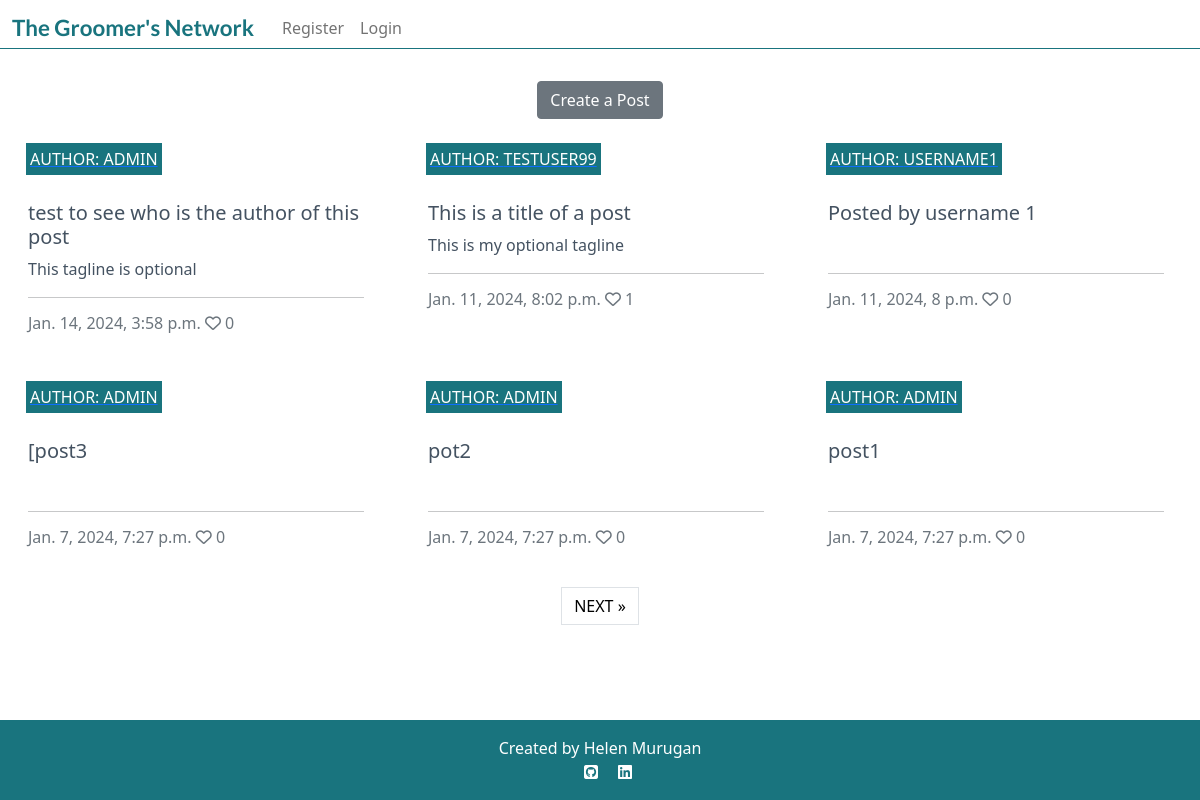
The app's page /posts/, older data.
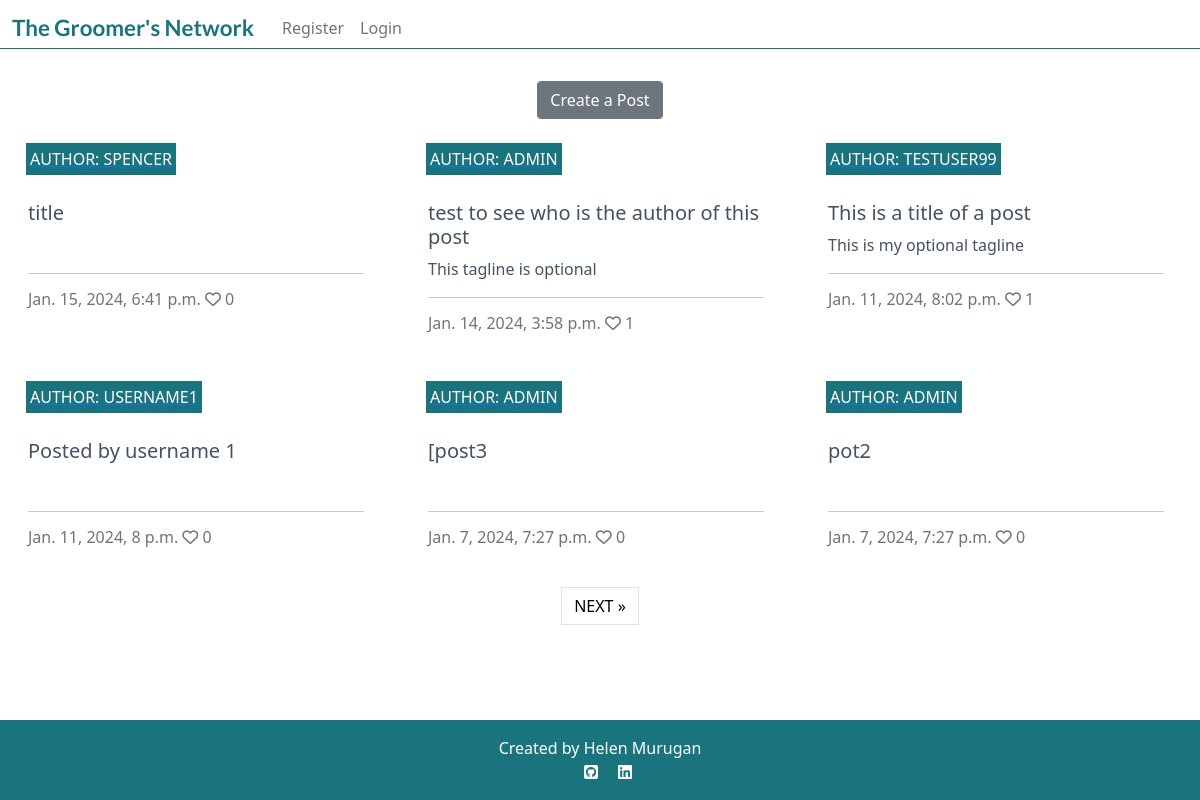
The same page, newer data.
### post/models.py (models this page shows, shortened)
class Post(models.Model):
    title = models.CharField(
        max_length=150,
        verbose_name="Title",
        )
    slug = models.SlugField(
        max_length=150,
        unique=True
        )
    author = models.ForeignKey(
        User,
        on_delete=models.CASCADE,
        related_name="post_posts"
    )
    content = models.TextField(
        blank=False,
        null=False,
    )
    featured_image = CloudinaryField(
        'image',
        default='placeholder',
        blank=True,
        null=True,
        )
    tagline = models.CharField(
        max_length=200,
        null=True,
        blank=True,
    )
    created_on = models.DateTimeField(
        auto_now_add=True
        )
    updated_on = models.DateTimeField(
        auto_now=True
        )
    likes = models.ManyToManyField(
        User,
        related_name='post_likes',
        blank=True,
        )
    class Meta:
        ordering = ["-created_on"]
    def number_of_likes(self):
        return self.likes.count()

### post/views.py (the view)
class PostList(generic.ListView):
    model = Post
    queryset = Post.objects.order_by("-created_on")
    template_name = "index.html"
    paginate_by = 6

### templates/index.html (shortened to what this page needs)
{% extends "base.html" %}
{% block content %}
<div class="container-fluid">
    <div class="text-center">
        <a href="{% url 'post_create' %}" class="btn btn-secondary mt-4">Create a Post</a>
    </div>
    <div class="row">
        <div class="col-12 mt-3 left">
            <div class="row">
                {% for post in post_list %}
                <div class="col-md-4">
                    <div class="card mb-4">
                        <div class="card-body">
                            <div class="image-container">
                                <div class="image-flash">
                                    <a href="{% url 'profile' post.author %}">
                                        <p class="author">Author: {{ post.author }}</p>
                                    </a>
                                </div>
                            </div>
                            <a href="{% url 'post_detail' post.slug  %}" class="post-link">
                                <h5 class="card-title font-size">{{ post.title }}</h5>
                                {% if post.tagline %}
                                    <p class="card-text">{{ post.tagline}}</p>
                                {% else %}
                                    <br>
                                {% endif %}
                            </a>
                            <hr class="card-hr">
                            <p class="card-text text-muted h6">{{ post.created_on}} <i class="far fa-heart"></i>
                                {{ post.number_of_likes }}</p>
                        </div>
                    </div>
                </div>
                {% if forloop.counter|divisibleby:3 %}
            </div>
            <div class="row">
                {% endif %}
                {% endfor %}
            </div>
        </div>
    </div>
    {% if is_paginated %}
    <nav aria-label="Page navigation">
        <ul class="pagination justify-content-center">
            {% if page_obj.has_next %}
            <li><a href="?page={{ page_obj.next_page_number }}" class="page-link"> NEXT &raquo;</a></li>
            {% endif %}
        </ul>
    </nav>
    {% endif %}
</div>
{%endblock%}

Row changes from the older to the newer data that the page shows:
no longer on this page (row unchanged): Post: author "ADMIN", title "post1", created_on "Jan. 7, 2024, 7:27 p.m.", number_of_likes "0"
added Post: author "SPENCER", title "title", created_on "Jan. 15, 2024, 6:41 p.m.", number_of_likes "0"
computed for Post "test to see who is the author of this post": number_of_likes "0" → "1"
